Frame 1 (no input): blank canvas, image omitted
Frame 60 (the mouse pressed at the canvas centre just before this capture): blank canvas, image omitted
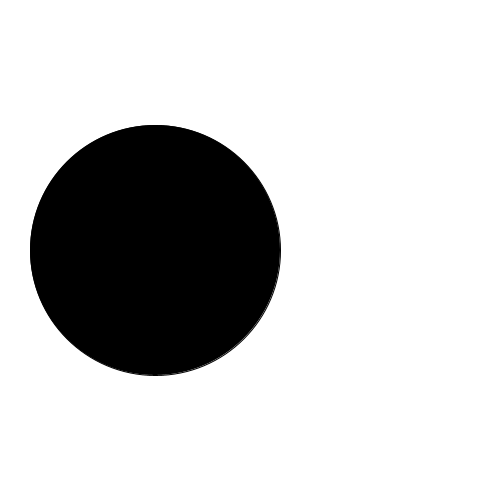
Frame 120 (the mouse held since frame 60 and released just before this capture)

The Processing sketch whose frames 1 and 60 were blank and that drew this single picture after the mouse press (run headless with seeded random() and noise(); from frame 60 on, the mouse is pressed at the canvas centre):

// Processing sketch: ex10
// ── ex10.pde
Bola b;

void setup() {
  size(500,500);
  b = new Bola();
}

void draw() {
  background(255);
  b.desenha(mouseX);
  b.mover();
}

// ── Bola.pde
class Bola {
  float posX,posY,tam,vel;
  Boolean m;
  
  Bola() {
    posX = 0;
    posY = height/2;
    m = false;
    vel = 5;
  }
  
  void desenha(float t) {
    fill(0);
    tam = t;
    ellipse(posX,posY,tam,tam);
  }
  
  void mover() {
    if (m == false) {
      posX += vel;
    } else if (m == true) {
      posX -= vel;
    } if (posX >= width-tam/2) {
      m = true;
    } if (posX <= 0+tam/2) {
      m = false;
    }
  }
}
